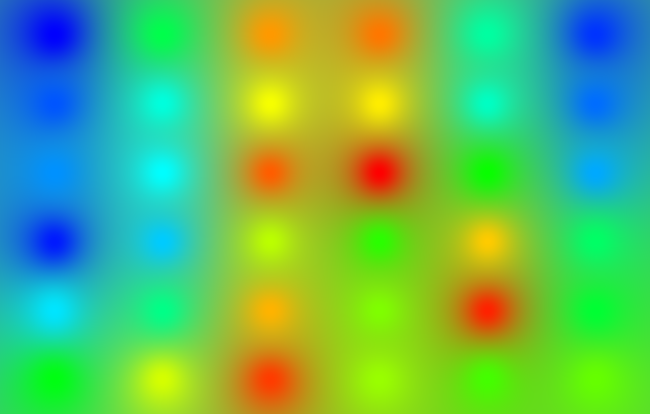
#> input picture img/0.png, 650 x 414 px, found by its file name
$ python another.py
#> lines starting #> are read from the running program, lines starting #| are printed output that depends on the picture
import cv2
import matplotlib.pyplot as plt

filename = '0.png'

h_map = cv2.imread(filename, 3)
#> h_map is the input picture: shape (414, 650, 3) uint16; mean B, G, R 12505.9, 24044.5, 12476.5
h_map = plt.imread(filename, 1)
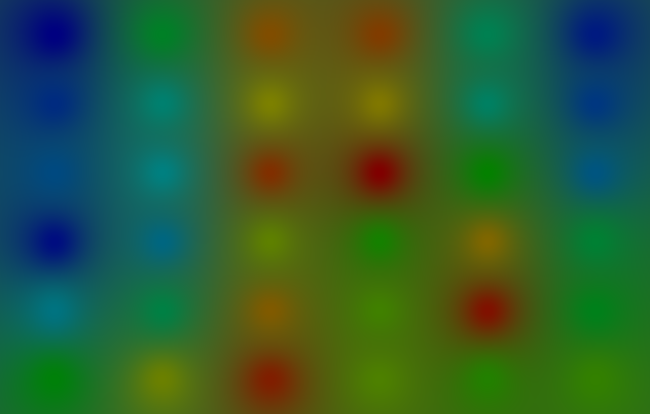
#> h_map: shape (414, 650, 3) float32; mean R, G, B 0.189, 0.366, 0.189


plt.imshow(h_map)
plt.show()

$ run again, with img/1.png copied over img/0.png
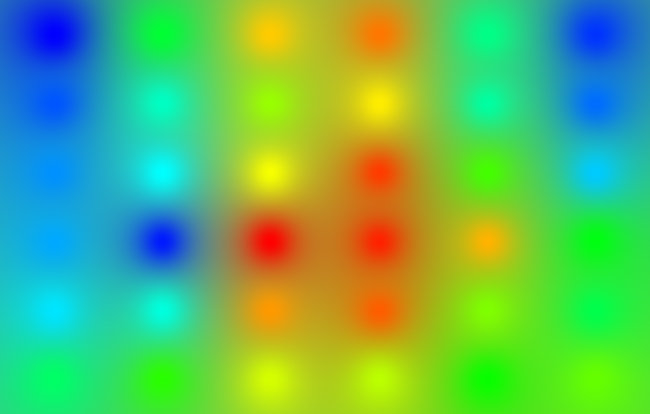
#> input picture img/1.png, 650 x 414 px, found by its file name
#> h_map is the input picture: shape (414, 650, 3) uint16; mean B, G, R 12494.5, 23927.3, 12561.1
#> `h_map = plt.imread(filename, 1)`:
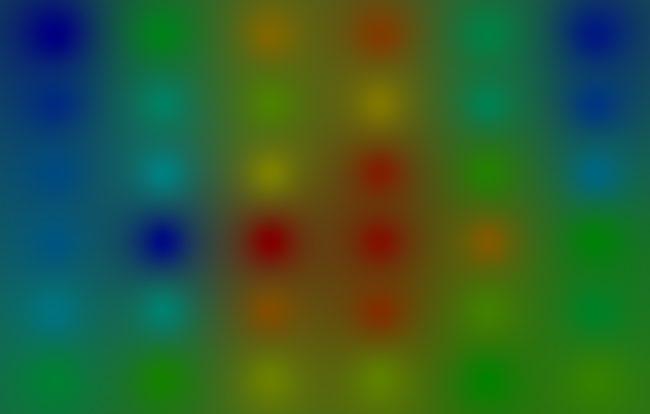
#> h_map: shape (414, 650, 3) float32; mean R, G, B 0.19, 0.364, 0.189

$ run again, with img/10.png copied over img/0.png
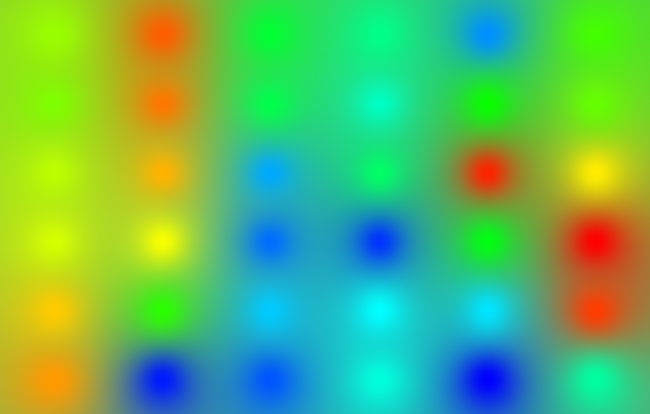
#> input picture img/10.png, 650 x 414 px, found by its file name
#> h_map is the input picture: shape (414, 650, 3) uint16; mean B, G, R 12634.4, 23994.8, 12285.7
#> `h_map = plt.imread(filename, 1)`:
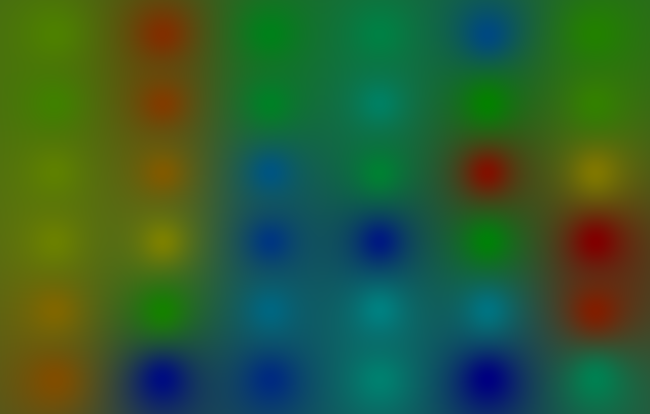
#> h_map: shape (414, 650, 3) float32; mean R, G, B 0.186, 0.365, 0.191

$ run again, with img/2.png copied over img/0.png
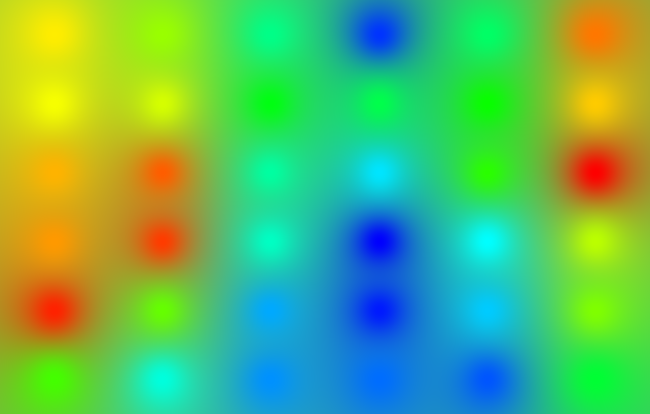
#> input picture img/2.png, 650 x 414 px, found by its file name
#> h_map is the input picture: shape (414, 650, 3) uint16; mean B, G, R 12672.4, 23960.9, 12235
#> `h_map = plt.imread(filename, 1)`:
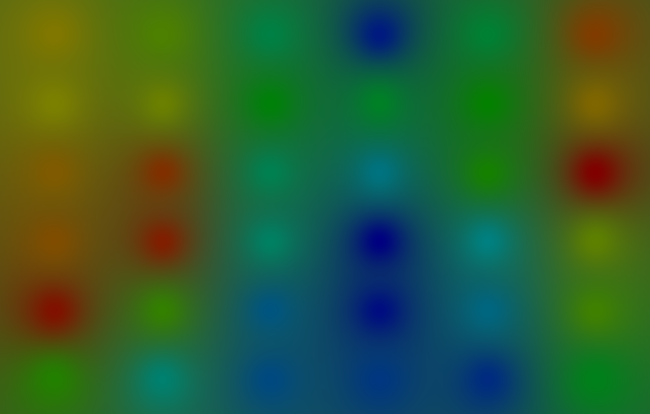
#> h_map: shape (414, 650, 3) float32; mean R, G, B 0.185, 0.365, 0.192
